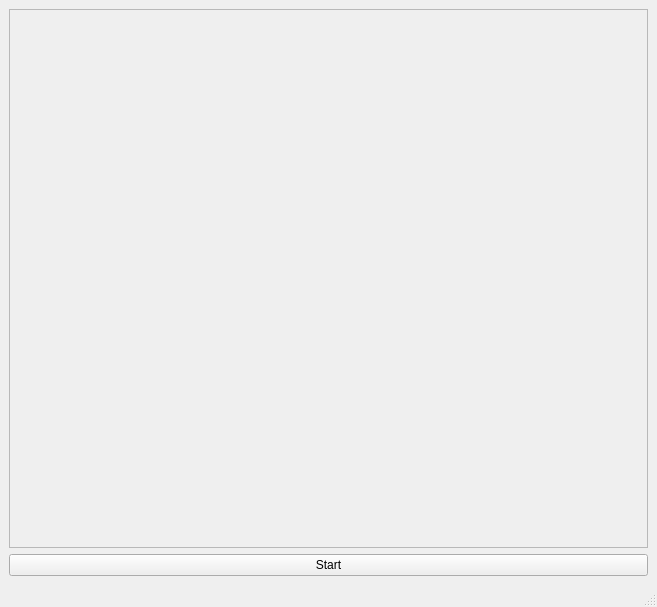
<?xml version="1.0" encoding="UTF-8"?>
<ui version="4.0">
 <class>MainWindow</class>
 <widget class="QMainWindow" name="MainWindow">
  <property name="geometry">
   <rect>
    <x>0</x>
    <y>0</y>
    <width>657</width>
    <height>607</height>
   </rect>
  </property>
  <property name="windowTitle">
   <string>unreal</string>
  </property>
  <widget class="QWidget" name="centralwidget">
   <layout class="QVBoxLayout" name="verticalLayout">
    <item>
     <widget class="QFrame" name="contentFrame">
      <property name="minimumSize">
       <size>
        <width>352</width>
        <height>288</height>
       </size>
      </property>
      <property name="frameShape">
       <enum>QFrame::StyledPanel</enum>
      </property>
      <property name="frameShadow">
       <enum>QFrame::Raised</enum>
      </property>
     </widget>
    </item>
    <item>
     <widget class="QPushButton" name="startEmulator">
      <property name="text">
       <string>Start</string>
      </property>
     </widget>
    </item>
   </layout>
  </widget>
  <widget class="QMenuBar" name="menubar">
   <property name="geometry">
    <rect>
     <x>0</x>
     <y>0</y>
     <width>657</width>
     <height>22</height>
    </rect>
   </property>
  </widget>
  <widget class="QStatusBar" name="statusbar"/>
 </widget>
 <resources/>
 <connections/>
</ui>
